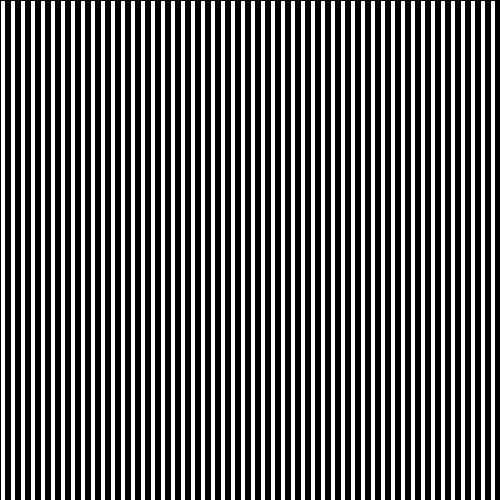
Frame 1 (no input)
Frame 60 (the mouse pressed at the canvas centre just before this capture): identical to frame 1, image omitted
Frame 120 (the mouse held since frame 60 and released just before this capture): identical to frame 1, image omitted

The Processing sketch that drew this single still picture (run headless with seeded random() and noise(); from frame 60 on, the mouse is pressed at the canvas centre):

// Processing sketch: simasima
// ── simasima.pde
void setup() {
  frameRate(60);
  size(500, 500);
}

void draw() {
  for(int i = 0; i < width; i++) {
    if(i % 10 == 0){
      fill(255, 255, 255);
      rect(i, 0, 5, height);
    }
    else if(i % 5 == 0){
      fill(0, 0, 0);
      rect(i, 0, 5, height);
    }
  }
}
